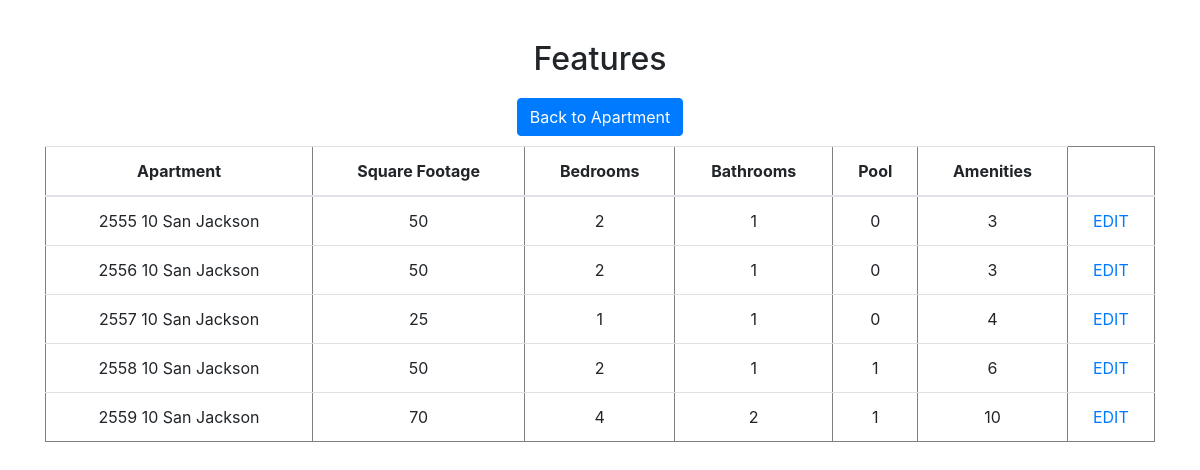
The page /features_v2.php on the database its author committed.
### tables this page shows
CREATE TABLE `Features` (
  `Features_ID` mediumint(8) unsigned NOT NULL auto_increment,
  `Features_SquareFootage` int unsigned default 1,
  `Features_Bedrooms` int unsigned default 1,
  `Features_Bathrooms` int unsigned default 1,
  `Features_Pool` int unsigned default 0,
  `Features_Amenities` int unsigned default 1,

  PRIMARY KEY (`Features_ID`)
) AUTO_INCREMENT=1;

CREATE TABLE `Apartment` (
  `Apartment_ID` mediumint(8) unsigned NOT NULL auto_increment,
  `Apartment_Street` text(30) default NULL,
  `Apartment_Number` mediumint(8) unsigned default NULL,
  `Apartment_StreetNumber` mediumint(8) unsigned default 1000,
  `Apartment_City` text(30) default NULL,
  `Apartment_State` text(30) default NULL,
  `Apartment_County` text(30) default NULL,
  `Apartment_ApartmentPrice` decimal(65,2) default NULL,
  `Apartment_Occupied` bit default 0  ,

  PRIMARY KEY (`Apartment_ID`)
) AUTO_INCREMENT=1;

### features_v2.php (the view, shortened to what this page needs)
<!DOCTYPE html>
<html>
	<head>
		<link rel="stylesheet" href="https://maxcdn.bootstrapcdn.com/bootstrap/4.0.0/css/bootstrap.min.css">
	</head>
		<body>
			<h2 style="margin-bottom:15px;">Features</h2>
			<div class="container linkbutton">
				<a class="btn btn-primary" href="apartment.php" >Back to Apartment</a>
			</div>
			<?php
				$servername = "localhost";
				$username = "root";
				$password = "";
				$dbname = "landlord";
				$conn = new mysqli($servername, $username, $password, $dbname);
			?>
			<div class="container">
				<div class="form-group">
				  	<table class= "table" border='1'>
				  		<thread>
							<tr>
								<th scope= "col">Apartment</th>
								<th scope= "col">Square Footage</th>
								<th scope= "col">Bedrooms</th>
								<th scope= "col">Bathrooms</th>
								<th scope= "col">Pool</th>
								<th scope= "col">Amenities</th>
							</tr>
						</thread>
						<tbody>
							<?php
								$sql = "SELECT A.Apartment_ID, A.Apartment_Street, A.Apartment_Number, A.Apartment_StreetNumber, F.Features_ID, F.Features_SquareFootage, F.Features_Bedrooms, F.Features_Bathrooms, F.Features_Pool, F.Features_Amenities, AF.FA_F, AF.FA_A FROM Features as F, Apartment as A, apar_feat as AF";
								$result = $conn->query($sql);
								if ($result->num_rows > 0)
								{
								    while($row = $result->fetch_assoc())
									{
										if (($row['Apartment_ID'] == $row['FA_A']) && ($row['Features_ID'] == $row['FA_F']))
									    {
									        echo "<tr>";
									        echo "<td>" . $row['Apartment_Number'] . " " . $row['Apartment_StreetNumber'] . " " . $row['Apartment_Street'] . "</td>";
											echo "<td>" . $row["Features_SquareFootage"] . "</td>";
											echo "<td>" . $row["Features_Bedrooms"] . "</td>";
											echo "<td>" . $row["Features_Bathrooms"] . "</td>";
											echo "<td>" . $row["Features_Pool"] . "</td>";
											echo "<td>" . $row["Features_Amenities"] . "</td>";
											echo '<td><a href="featuresedit.php?fid='. $row['Features_ID']. '">EDIT</a></td>';
											echo "</tr>";
										}
								    }
								}
								else
								{
								    echo "0 results<br>------------------------------------------------<br>";
								}
								echo "</div></div></div>";
							?>
		</body>
</html>

### features_v2.php (style rules this page uses)
body { margin-top:40px; text-align: center; }
.container { padding-top: 5px; padding-bottom: 5px; }
.linkbutton { padding-top: 5px; padding-bottom: 5px; padding-left: 5px; padding-right: 5px; }

### rows shown on the page
features: apartment.Apartment_Number "2555", apartment.Apartment_StreetNumber "10", apartment.Apartment_Street "San Jackson", Features_SquareFootage "50", Features_Bedrooms "2", Features_Bathrooms "1", Features_Pool "0", Features_Amenities "3"
features: apartment.Apartment_Number "2556", apartment.Apartment_StreetNumber "10", apartment.Apartment_Street "San Jackson", Features_SquareFootage "50", Features_Bedrooms "2", Features_Bathrooms "1", Features_Pool "0", Features_Amenities "3"
features: apartment.Apartment_Number "2557", apartment.Apartment_StreetNumber "10", apartment.Apartment_Street "San Jackson", Features_SquareFootage "25", Features_Bedrooms "1", Features_Bathrooms "1", Features_Pool "0", Features_Amenities "4"
features: apartment.Apartment_Number "2558", apartment.Apartment_StreetNumber "10", apartment.Apartment_Street "San Jackson", Features_SquareFootage "50", Features_Bedrooms "2", Features_Bathrooms "1", Features_Pool "1", Features_Amenities "6"
features: apartment.Apartment_Number "2559", apartment.Apartment_StreetNumber "10", apartment.Apartment_Street "San Jackson", Features_SquareFootage "70", Features_Bedrooms "4", Features_Bathrooms "2", Features_Pool "1", Features_Amenities "10"
